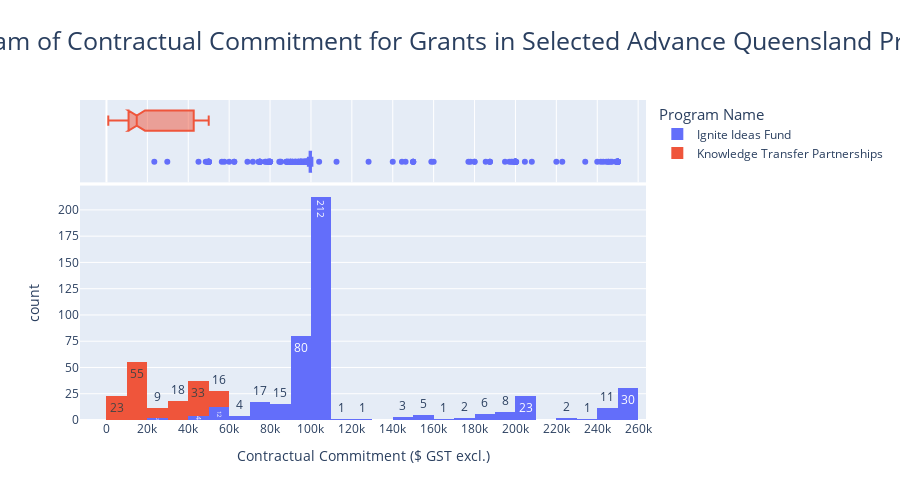

The cell this chart's notebook holds for it:
### Markdown cell above
### [Q7] Visualise the data

- Using the plotly library, create histograms of the committed funds for the different groups
- Set the number of bins to an appropriate value
- Display the actual counts in the bars
- Enhance the visualisation of the variance by including a box plot
- Use suitable colours and add appropriate textual information

### Code cell
# Your answer here
# Looks like concat serves the same purpose as rbind in R
plot_df = pd.concat([ignite_df, knowl_df])

#Set up the histogram
plot7_fig = px.histogram(plot_df, x ="Contractual Commitment ($ GST excl.)", 
                         nbins = 40, 
                         color = "Program Name",
                         marginal="box",
                         text_auto=True,
                         title = "Histogram of Contractual Commitment for Grants in Selected Advance Queensland Programs")
#Update the labels formatting
plot7_fig.update_layout(
    title_font_size=25,
    title_x=0.5,
    legend_title_font_size=15,
    height=500
)
#Update the axes
plot7_fig.update_xaxes(tick0=0, dtick=20000)
plot7_fig.update_yaxes(dtick=25)
plot7_fig.show()

### Figure 1 — Plotly figure (JSON) as saved in the notebook; plotly's stock layout.template omitted (floating-point values rounded to 4 significant figures; data arrays with more than 128 entries replaced by an {"elided": "..."} marker saying what was removed)
{"data": [{"alignmentgroup": "True", "bingroup": "x", "hovertemplate": "Program Name=Ignite Ideas Fund<br>Contractual Commitment ($ GST excl.)=%{x}<br>count=%{y}<extra></extra>", "legendgroup": "Ignite Ideas Fund", "marker": {"color": "#636efa", "pattern": {"shape": ""}}, "name": "Ignite Ideas Fund", "nbinsx": 40, "offsetgroup": "Ignite Ideas Fund", "orientation": "v", "showlegend": true, "texttemplate": "%{value}", "type": "histogram", "x": {"elided": "440 int values"}, "xaxis": "x", "yaxis": "y"}, {"alignmentgroup": "True", "hovertemplate": "Program Name=Ignite Ideas Fund<br>Contractual Commitment ($ GST excl.)=%{x}<extra></extra>", "legendgroup": "Ignite Ideas Fund", "marker": {"color": "#636efa"}, "name": "Ignite Ideas Fund", "notched": true, "offsetgroup": "Ignite Ideas Fund", "showlegend": false, "type": "box", "x": {"elided": "440 int values"}, "xaxis": "x2", "yaxis": "y2"}, {"alignmentgroup": "True", "bingroup": "x", "hovertemplate": "Program Name=Knowledge Transfer Partnerships<br>Contractual Commitment ($ GST excl.)=%{x}<br>count=%{y}<extra></extra>", "legendgroup": "Knowledge Transfer Partnerships", "marker": {"color": "#EF553B", "pattern": {"shape": ""}}, "name": "Knowledge Transfer Partnerships", "nbinsx": 40, "offsetgroup": "Knowledge Transfer Partnerships", "orientation": "v", "showlegend": true, "texttemplate": "%{value}", "type": "histogram", "x": {"elided": "154 int values"}, "xaxis": "x", "yaxis": "y"}, {"alignmentgroup": "True", "hovertemplate": "Program Name=Knowledge Transfer Partnerships<br>Contractual Commitment ($ GST excl.)=%{x}<extra></extra>", "legendgroup": "Knowledge Transfer Partnerships", "marker": {"color": "#EF553B"}, "name": "Knowledge Transfer Partnerships", "notched": true, "offsetgroup": "Knowledge Transfer Partnerships", "showlegend": false, "type": "box", "x": {"elided": "154 int values"}, "xaxis": "x2", "yaxis": "y2"}], "layout": {"barmode": "relative", "height": 500, "legend": {"title": {"font": {"size": 15}, "text": "Program Name"}, "tracegroupgap": 0}, "title": {"font": {"size": 25}, "text": "Histogram of Contractual Commitment for Grants in Selected Advance Queensland Programs", "x": 0.5}, "xaxis": {"anchor": "y", "domain": [0, 1], "dtick": 20000, "tick0": 0, "title": {"text": "Contractual Commitment ($ GST excl.)"}}, "xaxis2": {"anchor": "y2", "domain": [0, 1], "dtick": 20000, "matches": "x", "showgrid": true, "showticklabels": false, "tick0": 0}, "yaxis": {"anchor": "x", "domain": [0, 0.7326], "dtick": 25, "title": {"text": "count"}}, "yaxis2": {"anchor": "x2", "domain": [0.7426, 1], "dtick": 25, "matches": "y2", "showgrid": false, "showline": false, "showticklabels": false, "ticks": ""}}}
